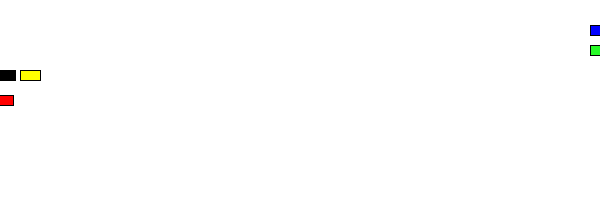
Frame 1 (no input)
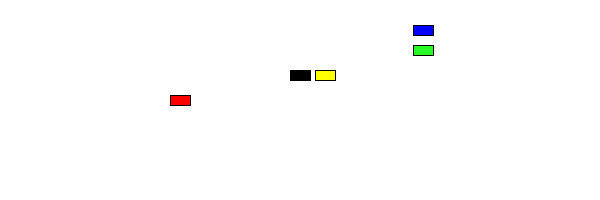
Frame 60 (the mouse pressed at the canvas centre just before this capture)
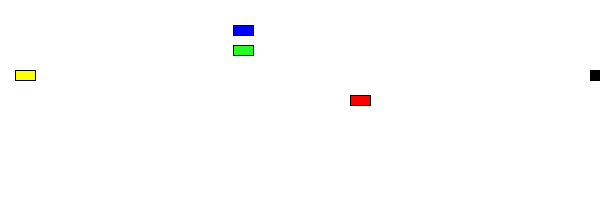
Frame 120 (the mouse held since frame 60 and released just before this capture)

The Processing sketch that drew these frames (run headless with seeded random() and noise(); from frame 60 on, the mouse is pressed at the canvas centre):

// Processing sketch: processing_105740
// ── processing_105740.pde

// http://processing.org/tutorials/objects/
 
// Example: Two Car objects
Car myCar1;
Car myCar2; // Two objects!
Car myCar3;
Car myCar4;
Car myCar5;
 
void setup() {
  size(600, 200);
  // Parameters go inside the parentheses when the object is constructed.
  myCar1 = new Car(color(255, 0, 0), 0, 100, 3);
  myCar2 = new Car(color(0, 0, 255), 0, 30, -3);
  myCar3 = new Car(color(40, 250, 40), 0, 50, -3);
  myCar4 = new Car(color(255,255,0),25, 75, 5);
  myCar5 = new Car(color(0), 0, 75, 5);
}
 
void draw() {
  background(255);
  myCar1.drive();
  myCar1.display();
  myCar2.drive();
  myCar2.display();
  myCar3.drive();
  myCar3.display();
  myCar4.drive();
  myCar4.display();
  myCar5.drive();
  myCar5.display();
}
 
// Even though there are multiple objects, we still only need one class.
// No matter how many cookies we make, only one cookie cutter is needed.
class Car {
  color c;
  float xpos;
  float ypos;
  float xspeed;
 
  // The Constructor is defined with arguments.
  Car(color tempC, float tempXpos, float tempYpos, float tempXspeed) {
    c = tempC;
    xpos = tempXpos;
    ypos = tempYpos;
    xspeed = tempXspeed;
  }
 
  void display() {
    stroke(0);
    fill(c);
    rectMode(CENTER);
    rect(xpos, ypos, 20, 10);
  }
 
  void drive() {
    xpos = xpos + xspeed;
    if (xpos > width) {
      xpos = 5;
    
     
    }
    else if (xpos < 0) {
      xpos = width;
    }
    
  }
}
